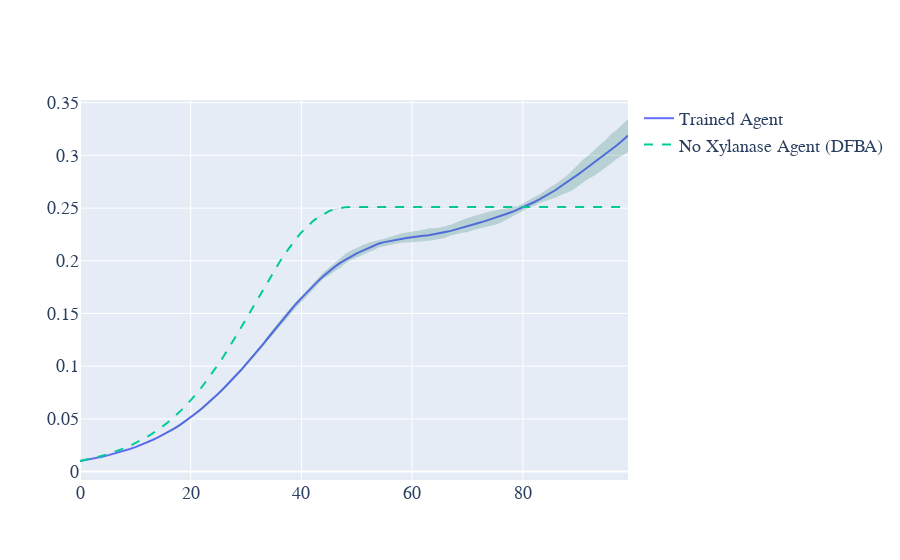

Notebook cell for this chart:
### Code cell
fig.add_trace(go.Scatter(x=data_avg.index,y=data_avg["Bacllus_agent1"],mode="lines",name="No Xylanase Agent (DFBA)",line=dict(dash="dash")))
fig.add_trace(go.Scatter(x=data_max.index.to_list()+data_min.index[::-1].to_list(),
                            y=data_max["Bacllus_agent1"].to_list()+data_min["Bacllus_agent1"].to_list()[::-1],
                            fill="toself",fillcolor="rgba(0,100,80,0.2)",line=dict(color="rgba(255,255,255,0)"),
                            showlegend=False))

fig.update_layout(font=dict(size=18,family="Times New Roman"),)
